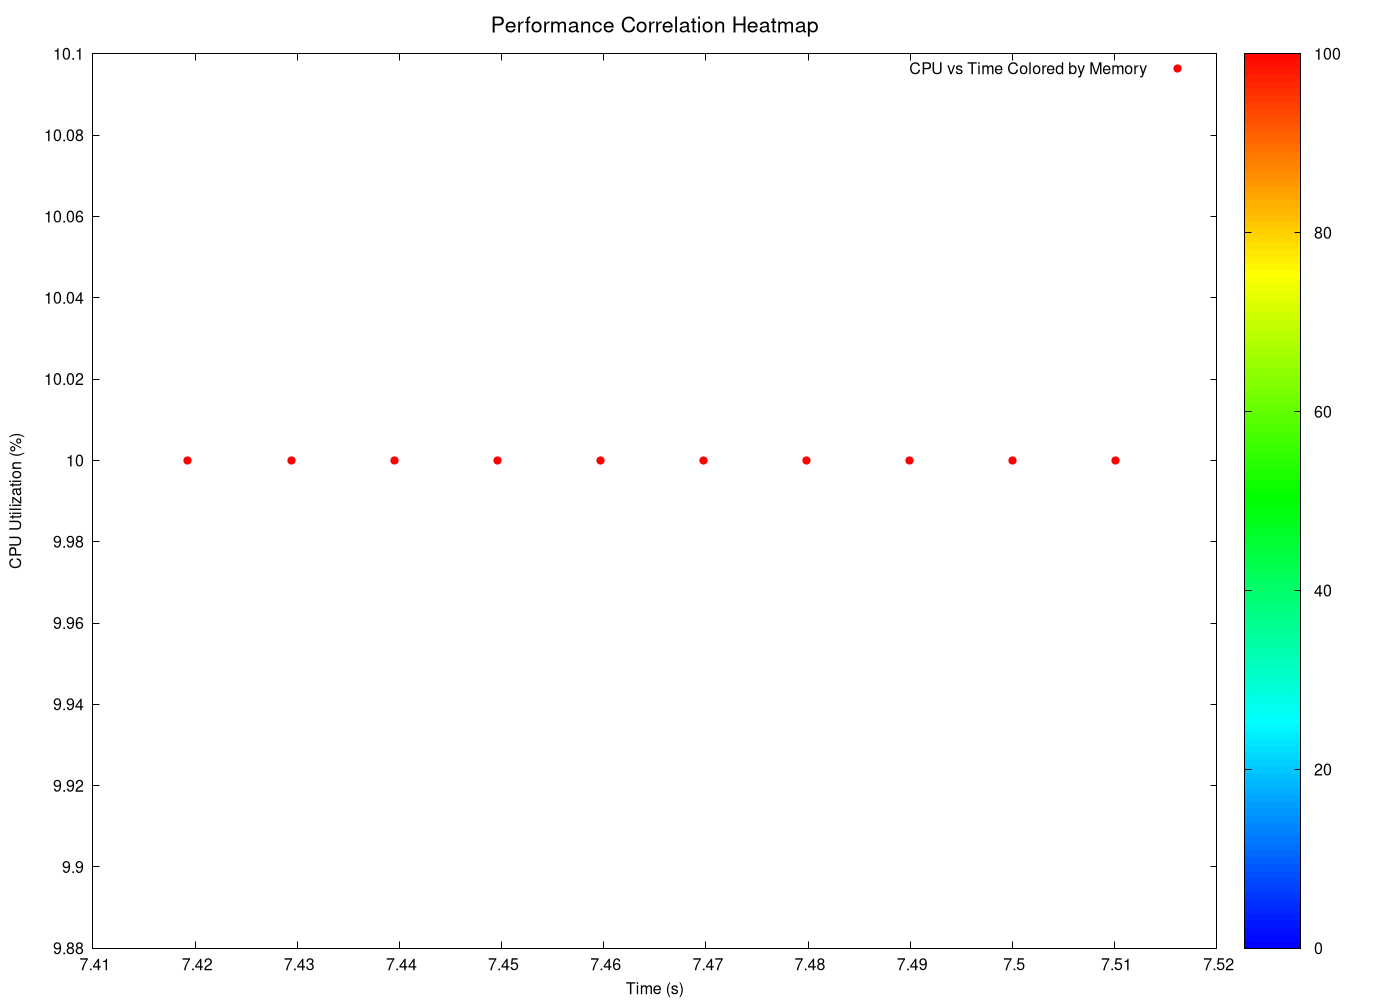

Generate this figure with gnuplot:
# GNUplot script for 3D heatmaps
set terminal pngcairo enhanced font 'Helvetica,12' size 1400,1000
set output 'png/linear_search_20260131_225833_3d_heatmap_heatmap.png'

set title 'Performance Correlation Heatmap' font 'Helvetica,16'
set xlabel 'Time (s)' font 'Helvetica,12'
set ylabel 'CPU Utilization (%)' font 'Helvetica,12'
set zlabel 'Memory Usage (MB)' font 'Helvetica,12'

# Configure pm3d for heatmap
set pm3d map
set palette defined (0 '#0000ff', 1 '#00ffff', 2 '#00ff00', 3 '#ffff00', 4 '#ff0000')
set cbrange [0:]
set view map

# 2D heatmap projection (since we have time-series data)
plot 'png/linear_search_20260131_225833_3d_heatmap_heatmap.dat' using 1:2:3 with points palette pt 7 ps 1.2 title 'CPU vs Time Colored by Memory'
